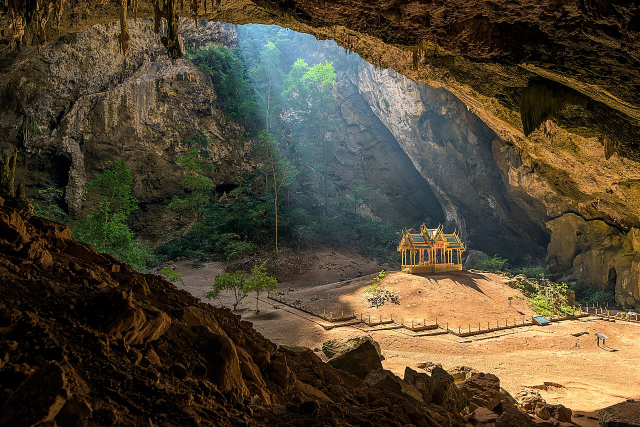
#> input picture benchmark/cave.jpg, 1280 x 854 px (shown at 1/2 size)
$ python print_image.py ../benchmark/bird.jpg ../benchmark/cave.jpg
#> lines starting #> are read from the running program, lines starting #| are printed output that depends on the picture
#!/usr/bin/env python3
"""
ESC/POS Image Printer Script
Prints an image to a network printer using ESC/POS commands.
"""

import argparse
import sys
from pathlib import Path
from escpos.printer import Network
from PIL import Image


def print_image_to_network_printer(image_path: str, printer_ip: str, printer_port: int = 9100, profile: str = "TM-T20II", max_width: int = 576):
    """
    Print an image to a network printer using ESC/POS.

    Args:
        image_path: Path to the image file
        printer_ip: IP address of the printer
        printer_port: Port of the printer (default: 9100)
        profile: Printer profile (default: TM-T20II for TM-T20III compatibility)
        max_width: Maximum width in pixels for the image (default: 576 for 80mm paper)
    """
#> called with image_path = '../benchmark/cave.jpg', printer_ip = '../benchmark/bird.jpg', printer_port = 9100, profile = 'TM-T20II', max_width = 576
    try:
        # Check if image file exists
        if not Path(image_path).exists():
            print(f"Error: Image file '{image_path}' not found")
            return False

        # Open and prepare image
        print(f"Opening image: {image_path}")
        img = Image.open(image_path)
#> img is the input picture: PIL image 1280x854 RGB; mean R, G, B 79.9, 69.2, 50.4

        # Convert to RGB if necessary
        if img.mode != 'RGB':
            img = img.convert('RGB')

        # Scale image to full printer width
        print(f"Original image size: {img.width}x{img.height}")
#| Original image size: 1280x854
        if img.width != max_width:
            ratio = max_width / img.width
#> ratio = 0.45
            new_height = int(img.height * ratio)
#> new_height = 384
            img = img.resize((max_width, new_height), Image.Resampling.LANCZOS)
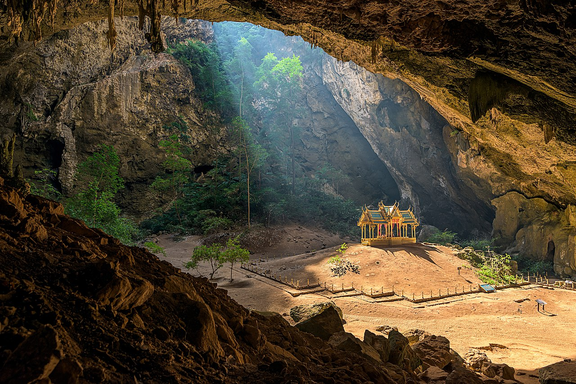
#> img: PIL image 576x384 RGB; mean R, G, B 79.9, 69.2, 50.5
            print(f"Scaled image to full width: {max_width}x{new_height}")
#| Scaled image to full width: 576x384

        # Connect to printer with specified profile
        print(f"Connecting to printer at {printer_ip}:{printer_port} (Profile: {profile})")
        try:
            printer = Network(printer_ip, port=printer_port, profile=profile)
        except Exception as profile_error:
            print(f"Warning: Profile '{profile}' not found, using default profile")
            printer = Network(printer_ip, port=printer_port)

        # Print image only (no header/footer text)
        print("Printing image...")
        printer.image(img)
        printer.ln(1)  # Single line feed after image
        printer.cut()

        # Close connection
        printer.close()

        print("Image printed successfully!")
        return True

    except ConnectionError:
        print(f"Error: Could not connect to printer at {printer_ip}:{printer_port}")
        print("Make sure the printer is online and the IP address is correct")
        return False
    except Exception as e:
        print(f"Error printing image: {e}")
        return False


def main():
    parser = argparse.ArgumentParser(
        description="Print an image to a network printer using ESC/POS",
        formatter_class=argparse.RawDescriptionHelpFormatter,
        epilog="""
Examples:
  python print_image.py 192.168.1.100 image.jpg
  python print_image.py 192.168.1.100 image.png --port 9100
  python print_image.py 192.168.1.100 image.png --profile TM-T20II
  python print_image.py 192.168.1.100 image.png --width 576
        """
    )

    parser.add_argument("printer_ip", help="IP address of the printer")
    parser.add_argument("image_path", help="Path to the image file to print")
    parser.add_argument("--port", "-p", type=int, default=9100,
                       help="Printer port (default: 9100)")
    parser.add_argument("--profile", type=str, default="TM-T20II",
                       help="Printer profile (default: TM-T20II for TM-T20III compatibility)")
    parser.add_argument("--width", type=int, default=576,
                       help="Maximum image width in pixels (default: 576 for 80mm paper)")

    args = parser.parse_args()

    # Print configuration
    print("ESC/POS Image Printer")
    print("=" * 20)
    print(f"Printer IP: {args.printer_ip}")
    print(f"Printer Port: {args.port}")
    print(f"Printer Profile: {args.profile}")
    print(f"Image: {args.image_path}")
    print()

    # Print the image
    success = print_image_to_network_printer(
        args.image_path,
        args.printer_ip,
        args.port,
        args.profile,
        args.width
    )

    sys.exit(0 if success else 1)


if __name__ == "__main__":
    main()
#> (the call stopped at in print_image_to_network_printer, `printer = Network(printer_ip, port=printer_port, profile=profile)`: escpos is not available in this run)
